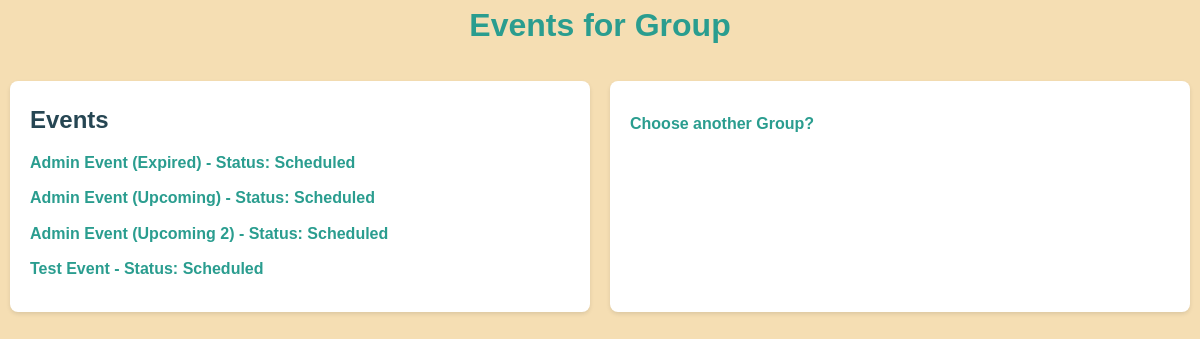
Screenshot of /events/display-by-group-events.php?group_id=3 (signed in) with the database file from the repository.
### tables this page shows
CREATE TABLE Events (
	EventID INT PRIMARY KEY AUTO_INCREMENT,
	GroupID INT NOT NULL,
	EventTitle VARCHAR(255) NOT NULL,
	EventDescription TEXT,
	EventCreatorID INT NOT NULL,
	EventStatus ENUM('Pending', 'Scheduled', 'Cancelled') DEFAULT 'Pending',  
	CreationDate DATETIME DEFAULT CURRENT_TIMESTAMP,
	FOREIGN KEY (GroupID) REFERENCES `Groups`(GroupID) ON DELETE CASCADE,
	FOREIGN KEY (EventCreatorID) REFERENCES Members(MemberID) ON DELETE CASCADE
);

### events/display-by-group-events.php (the view, shortened to what this page needs)
<?php
    include '../db-connect.php';
    $userId = $memberID;
    $groupId = $_GET['group_id'];
    $stmt = $pdo->prepare("
        SELECT * FROM Events
        WHERE GroupID = ?"
    );
    $stmt->execute([$groupId]);
    $events = $stmt->fetchAll();
    $stmt = $pdo->prepare("
        SELECT * FROM GroupMembers
        WHERE GroupID = ? AND MemberID = ? AND Role = 'Admin'"
    );
    $stmt->execute([$groupId, $userId]);
    $isAdmin = $stmt->rowCount() > 0;
?>
<!DOCTYPE html>
<html lang="en">
<head>
    <link href="../styles.css?<?php echo time(); ?>" rel="stylesheet"/>
    <link href="./events.css?<?php echo time(); ?>" rel="stylesheet"/>
</head>
<body>
    <h1>Events for Group</h1>
    <div class="event-wrapper">
        <div class="event-groups">
            <h2>Events</h2>
            <ul>
                <?php foreach ($events as $event): ?>
                    <li>
                        <a href="vote-events.php?event_id=<?php echo $event['EventID']; ?>&group_id=<?php echo $groupId; ?>">
                            <?php echo htmlspecialchars($event['EventTitle']); ?> - Status: <?php echo htmlspecialchars($event['EventStatus']); ?>
                        </a>
                    </li>
                <?php endforeach; ?>
            </ul>
        </div>
        <div class="event-groups">
            <?php if ($isAdmin): ?>
                <h3>Admin Options</h3>
                <ul>
                    <li><a href="create-events.php?group_id=<?php echo $groupId; ?>">Create New Event</a></li>
                    <li><a href="finalize-events.php?group_id=<?php echo $groupId; ?>">Finalize Event</a></li>
                    <li><a href="./display-events.php">Choose another Group?</a></li>
                </ul>
            <?php else: ?>
                <ul>
                    <li><a href="./display-events.php">Choose another Group?</a></li>
                </ul>
            <?php endif; ?>
        </div>
    </div>
</body>
</html>

### styles.css (style rules this page uses)
body, html { height: 100%; display: flex; margin: 0; padding: 0; flex-direction: column; background-color: wheat; }

### events/events.css (style rules this page uses)
body, h1, h2, ul, li, p { margin: 0; padding: 0; box-sizing: border-box; }
body { font-family: Arial, sans-serif; line-height: 1.6; }
h1 { text-align: center; margin-bottom: 20px; color: #2a9d8f; }
.event-wrapper { display: flex; gap: 20px; flex-wrap: wrap; margin: 10px; }
.event-groups { flex: 1; min-width: 300px; background: #ffffff; padding: 20px; border-radius: 8px; box-shadow: 0 2px 4px rgba(0, 0, 0, 0.1); }
.event-groups h2 { font-size: 1.5rem; margin-bottom: 10px; color: #264653; }
.event-groups ul { list-style-type: none; }
.event-groups li { margin: 10px 0; }
.event-groups li a { text-decoration: none; color: #2a9d8f; font-weight: bold; transition: color 0.3s ease; }

### rows the page displays
events: EventTitle "Admin Event (Expired)", EventStatus "Scheduled"
events: EventTitle "Admin Event (Upcoming)", EventStatus "Scheduled"
events: EventTitle "Admin Event (Upcoming 2)", EventStatus "Scheduled"
events: EventTitle "Test Event", EventStatus "Scheduled"
